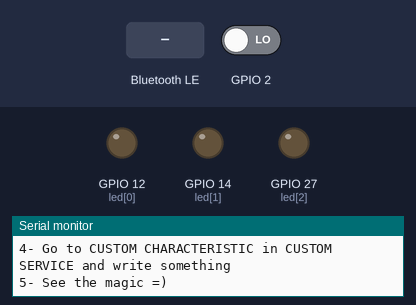
A sketch run on a simulated ESP32. Parts: output pins drawn as LEDs (lit = HIGH), the last lines printed to the serial monitor. Dashed ring = blinking. The test bench sets the inputs (shaded band); at power-on: GPIO 2 LOW. EEPROM starts erased; nothing arrives over Bluetooth unless stated; a phone connects over Bluetooth LE 3 s after start.

Above: at 1.3 s.
1.4 s: GPIO 2 driven HIGH
At 1.5 s:
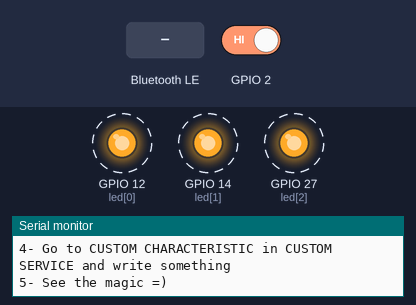
4.4 s: Bluetooth LE write "1" received
7.4 s: Bluetooth LE write "0" received
At 7.54 s:
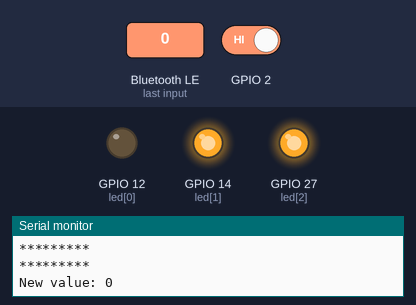
10.4 s: Bluetooth LE write "5" received
13.4 s: Bluetooth LE write "90" received
At 13.52 s:
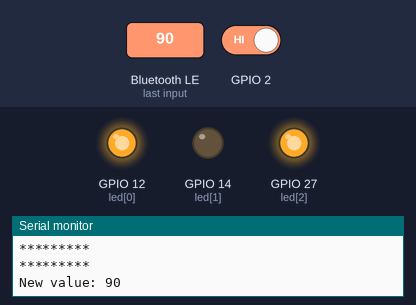
16.4 s: GPIO 2 driven LOW
At 16.4 s:
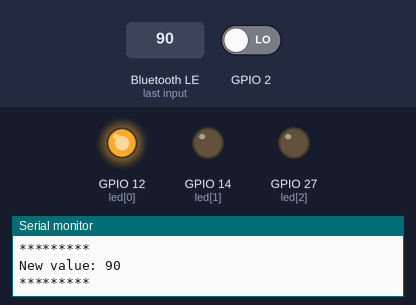
Timing chart, 0 to 18.9 s (numbered marks = the images above; inputs shaded):
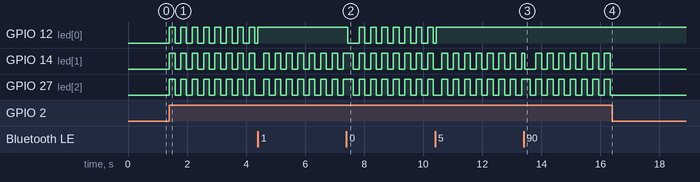

The sketch:

esp32.ino
```cpp
/*
    Based on Neil Kolban example for IDF: https://github.com/nkolban/esp32-snippets/blob/master/cpp_utils/tests/BLE%20Tests/SampleWrite.cpp
    Ported to Arduino ESP32 by Evandro Copercini
*/

#include <BLEDevice.h>
#include <BLEUtils.h>
#include <BLEServer.h>
#include <EEPROM.h>

// See the following for generating UUIDs:
// https://www.uuidgenerator.net/

#define SERVICE_UUID        "4fafc201-1fb5-459e-8fcc-c5c9c331914b"
#define CHARACTERISTIC_UUID "beb5483e-36e1-4688-b7f5-ea07361b26a8"

int led[] = {12,14,27};

class MyCallbacks: public BLECharacteristicCallbacks {
    void onWrite(BLECharacteristic *pCharacteristic) {
      std::string value = pCharacteristic->getValue();


//      char a[value.length()];
      if (value.length() > 0) {
        Serial.println("*********");
        Serial.print("New value: ");
        for (int i = 0; i < value.length(); i++){
          Serial.print(value[i]);
//          a[i]=value[i];
          digitalWrite(led[i] , value[i]-48);
          EEPROM.write(i+1, value[i]-48);
        }


          EEPROM.commit();
           delay(190);
//        digitalWrite(led[0] , a[0]);
//        digitalWrite(led[1] , a[1]);
//        digitalWrite(led[2] , a[2]);

//        a[value.length()]= '\0';
//        String str(a);

//        if(str == "on"){
//          digitalWrite(led , HIGH);
//        }else if(str == "off"){
//          digitalWrite(led , LOW);
//        }

        Serial.println();
        Serial.println("*********");
      }
    }
};

void setup() {
  Serial.begin(9600);
  EEPROM.begin(512);

     for(int i = 0; i<3 ; i++){
         EEPROM.write(i+1, 0);
         pinMode( led[i],OUTPUT);
      }

    pinMode( 2,INPUT);
  Serial.println("1- Download and install an BLE scanner app in your phone");
  Serial.println("2- Scan for BLE devices in the app");
  Serial.println("3- Connect to MyESP32");
  Serial.println("4- Go to CUSTOM CHARACTERISTIC in CUSTOM SERVICE and write something");
  Serial.println("5- See the magic =)");

  BLEDevice::init("MyESP32");
  BLEServer *pServer = BLEDevice::createServer();

  BLEService *pService = pServer->createService(SERVICE_UUID);

  BLECharacteristic *pCharacteristic = pService->createCharacteristic(
                                         CHARACTERISTIC_UUID,
                                         BLECharacteristic::PROPERTY_READ |
                                         BLECharacteristic::PROPERTY_WRITE
                                       );

  pCharacteristic->setCallbacks(new MyCallbacks());

  pCharacteristic->setValue("Hello World");
  pService->start();

  BLEAdvertising *pAdvertising = pServer->getAdvertising();
  pAdvertising->start();
}

int state = 0;

void setInputPin(){
int val = digitalRead(2);
  if(val == 1 ) {
    if(state == 0){
      state = 1;
      for(int i = 0; i<3 ; i++){
        digitalWrite(led[i],HIGH);
      }
    }

    else{
      state = 0;
      for(int i = 0; i<3; i++){
//        EEPROM.read(i+1);
        digitalWrite(led[i],EEPROM.read(i+1));
      }
    }


    EEPROM.write(0, state);
    EEPROM.commit();
   delay(190);
  }
}

void loop() {
  // put your main code here, to run repeatedly:

  setInputPin();

}


//  keyyy
//#include <BLEDevice.h>
//#include <BLEUtils.h>
//#include <BLEServer.h>
//#include <EEPROM.h>
//
//// See the following for generating UUIDs:
//// https://www.uuidgenerator.net/
//
//#define SERVICE_UUID        "4fafc201-1fb5-459e-8fcc-c5c9c331914b"
//#define CHARACTERISTIC_UUID "beb5483e-36e1-4688-b7f5-ea07361b26a8"
//
//int led[] = {12,14,27};
//
//class MyCallbacks: public BLECharacteristicCallbacks {
//    void onWrite(BLECharacteristic *pCharacteristic) {
//      std::string value = pCharacteristic->getValue();
//
//
//      char a[value.length()];
//      char b[value.length()-3];
//      if (value.length() > 0) {
//        Serial.println("*********");
//        Serial.print("New value: ");
//        for (int i = 0; i < value.length(); i++){
//          Serial.print(value[i]);
//          a[i]=value[i];
//        }
//        a[value.length()] = "/0";
//        b[value.length()-3] = "/0";
//
//        for(int i = 3 ;i < value.length(); i++){
//            b[i-3] = a[i];
//        }
//        String str(b);
//        if(str ==""){
//          for(int i = 0; i < 3; i++){
//            digitalWrite(led[i] , a[i]-48);
//            EEPROM.write(i+1, a[i]-48);
//          }
//        }
//
//          EEPROM.commit();
//           delay(190);
////        digitalWrite(led[0] , a[0]);
////        digitalWrite(led[1] , a[1]);
////        digitalWrite(led[2] , a[2]);
//
////        a[value.length()]= '\0';
////        String str(a);
//
////        if(str == "on"){
////          digitalWrite(led , HIGH);
////        }else if(str == "off"){
////          digitalWrite(led , LOW);
////        }
//
//        Serial.println();
//        Serial.println("*********");
//      }
//    }
//};
//
//void setup() {
//  Serial.begin(9600);
//  EEPROM.begin(512);
//
//     for(int i = 0; i<3 ; i++){
//         EEPROM.write(i+1, 0);
//         pinMode( led[i],OUTPUT);
//      }
//
//    pinMode( 2,INPUT);
//  Serial.println("1- Download and install an BLE scanner app in your phone");
//  Serial.println("2- Scan for BLE devices in the app");
//  Serial.println("3- Connect to MyESP32");
//  Serial.println("4- Go to CUSTOM CHARACTERISTIC in CUSTOM SERVICE and write something");
//  Serial.println("5- See the magic =)");
//
//  BLEDevice::init("MyESP32");
//  BLEServer *pServer = BLEDevice::createServer();
//
//  BLEService *pService = pServer->createService(SERVICE_UUID);
//
//  BLECharacteristic *pCharacteristic = pService->createCharacteristic(
//                                         CHARACTERISTIC_UUID,
//                                         BLECharacteristic::PROPERTY_READ |
//                                         BLECharacteristic::PROPERTY_WRITE
//                                       );
//
//  pCharacteristic->setCallbacks(new MyCallbacks());
//
//  pCharacteristic->setValue("Hello World");
//  pService->start();
//
//  BLEAdvertising *pAdvertising = pServer->getAdvertising();
//  pAdvertising->start();
//}
//
//int state = 0;
//
//void setInputPin(){
//int val = digitalRead(2);
//  if(val == 1 ) {
//    if(state == 0){
//      state = 1;
//      for(int i = 0; i<3 ; i++){
//        digitalWrite(led[i],HIGH);
//      }
//    }
//
//    else{
//      state = 0;
//      for(int i = 0; i<3; i++){
////        EEPROM.read(i+1);
//        digitalWrite(led[i],EEPROM.read(i+1));
//      }
//    }
//
//
//    EEPROM.write(0, state);
//    EEPROM.commit();
//   delay(190);
//  }
//}
//
//void loop() {
//  // put your main code here, to run repeatedly:
//
//  setInputPin();
//
//}
```

Measured:
- after the input at 1.4 s, GPIO 12 (led[0]), GPIO 14 (led[1]), GPIO 27 (led[2]): alternates HIGH for 0.19 s and LOW for 0.19 s, starting at once
- after the input at 7.4 s, GPIO 12 (led[0]): HIGH → LOW at once, then repeats every 0.39 s: HIGH 0.19 s, LOW 0.19 s
- after the input at 16.4 s, GPIO 14 (led[1]), GPIO 27 (led[2]): stops changing and stays LOW
